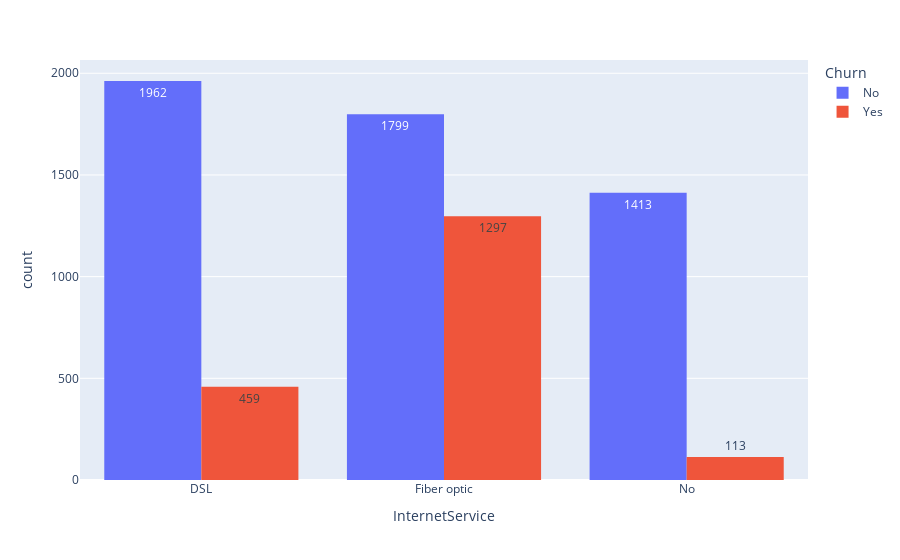

The code cell stored with this chart in its notebook:
### Markdown cell above
### Internet Service

### Code cell
px.histogram(churn, x='InternetService', color='Churn', text_auto=True, barmode='group')

### Figure 1 — Plotly figure (JSON) as saved in the notebook; plotly's stock layout.template omitted (floating-point values rounded to 4 significant figures; data arrays with more than 128 entries replaced by an {"elided": "..."} marker saying what was removed)
{"data": [{"alignmentgroup": "True", "bingroup": "x", "hovertemplate": "Churn=No<br>InternetService=%{x}<br>count=%{y}<extra></extra>", "legendgroup": "No", "marker": {"color": "#636efa", "pattern": {"shape": ""}}, "name": "No", "offsetgroup": "No", "orientation": "v", "showlegend": true, "texttemplate": "%{value}", "type": "histogram", "x": {"elided": "5174 str values"}, "xaxis": "x", "yaxis": "y"}, {"alignmentgroup": "True", "bingroup": "x", "hovertemplate": "Churn=Yes<br>InternetService=%{x}<br>count=%{y}<extra></extra>", "legendgroup": "Yes", "marker": {"color": "#EF553B", "pattern": {"shape": ""}}, "name": "Yes", "offsetgroup": "Yes", "orientation": "v", "showlegend": true, "texttemplate": "%{value}", "type": "histogram", "x": {"elided": "1869 str values"}, "xaxis": "x", "yaxis": "y"}], "layout": {"barmode": "group", "legend": {"title": {"text": "Churn"}, "tracegroupgap": 0}, "margin": {"t": 60}, "xaxis": {"anchor": "y", "domain": [0, 1], "title": {"text": "InternetService"}}, "yaxis": {"anchor": "x", "domain": [0, 1], "title": {"text": "count"}}}}
